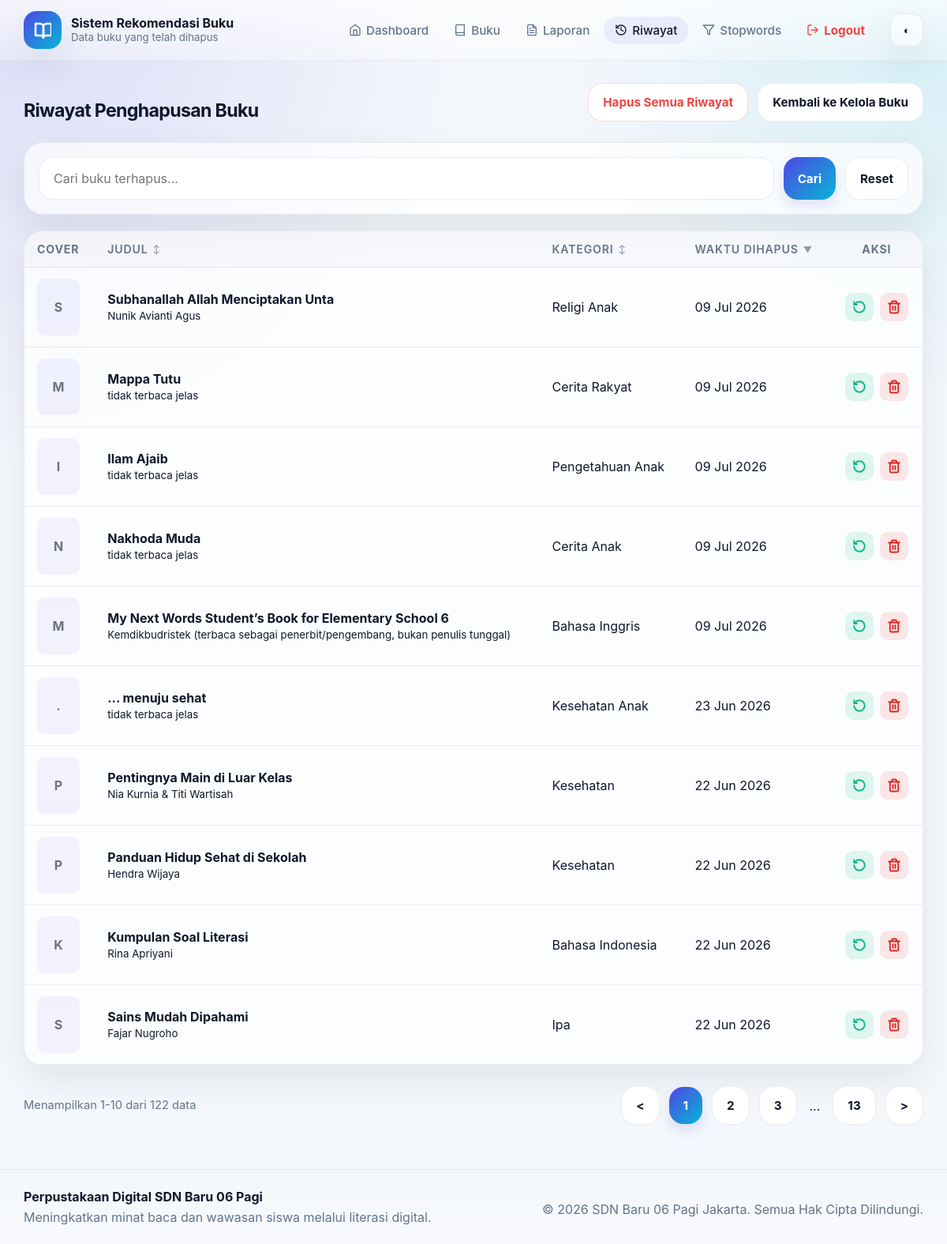
The app's page /admin/book-history.php (signed in) with its own data.
### tables this page shows
CREATE TABLE `books` (
  `id` int(11) NOT NULL,
  `title` varchar(200) NOT NULL,
  `author` varchar(150) NOT NULL,
  `category` varchar(100) NOT NULL,
  `year` int(11) DEFAULT NULL,
  `description` text NOT NULL,
  `keywords` text DEFAULT NULL,
  `cover_image` varchar(255) DEFAULT NULL,
  `deleted_at` timestamp NULL DEFAULT NULL,
  `created_at` timestamp NOT NULL DEFAULT current_timestamp(),
  `updated_at` timestamp NULL DEFAULT NULL ON UPDATE current_timestamp()
);

### admin/book-history.php (the view, shortened to what this page needs)
<?php
require_once __DIR__ . '/../includes/functions.php';
$conn = db();
function clean_sort_key(string $key, array $allowed, string $default): string
{
    return array_key_exists($key, $allowed) ? $key : $default;
}
function clean_sort_order(string $order): string
{
    $order = strtolower($order);
    return $order === 'asc' ? 'ASC' : 'DESC';
}
function build_query_string(array $params): string
{
    return http_build_query($params);
}
$search = trim($_GET['search'] ?? '');
$allowedSort = [
    'title' => 'title',
    'author' => 'author',
    'category' => 'category',
    'year' => 'year',
    'deleted_at' => 'deleted_at',
];
$sort = clean_sort_key((string) ($_GET['sort'] ?? 'deleted_at'), $allowedSort, 'deleted_at');
$order = clean_sort_order((string) ($_GET['order'] ?? 'desc'));
$sortColumn = $allowedSort[$sort];
$page = max(1, (int) ($_GET['page'] ?? 1));
$perPage = 10;
$offset = ($page - 1) * $perPage;
$whereSql = ' WHERE deleted_at IS NOT NULL';
$countSql = 'SELECT COUNT(*) AS total FROM books';
$listSql = 'SELECT * FROM books';
$countSql .= $whereSql;
$listSql .= $whereSql . " ORDER BY {$sortColumn} {$order} LIMIT {$perPage} OFFSET {$offset}";
$totalBooks = 0;
$countResult = $conn->query($countSql);
if ($countResult) {
    $totalBooks = (int) ($countResult->fetch_assoc()['total'] ?? 0);
}
$result = $conn->query($listSql);
$books = [];
if ($result) {
    while ($row = $result->fetch_assoc()) {
        $books[] = $row;
    }
}
$totalPages = max(1, (int) ceil($totalBooks / $perPage));
function sort_link(
    string $label,
    string $key,
    string $currentSort,
    string $currentOrder,
    array $baseParams
): string {
    $isActive = $currentSort === $key;
    $nextOrder = (
        $isActive && strtoupper($currentOrder) === 'ASC'
    ) ? 'desc' : 'asc';
    $baseParams['sort'] = $key;
    $baseParams['order'] = $nextOrder;
    $baseParams['page'] = 1;
    $icon = '↕';
    if ($isActive) {
        $icon = strtoupper($currentOrder) === 'ASC'
            ? '▲'
            : '▼';
    }
    $url = 'book-history.php?' . build_query_string($baseParams);
    return '
        <a
            href="' . e($url) . '"
            style="
                display:flex;
                align-items:center;
                gap:6px;
                text-decoration:none;
                color:inherit;
                font-weight:600;
            "
        >
            <span>' . e($label) . '</span>
            <span style="font-size:11px;opacity:.7;">' . $icon . '</span>
        </a>
    ';
}
$baseParams = [];
?>
<section class="container">
    <div class="section-head">
        <div>
            <h2>Riwayat Penghapusan Buku</h2>
        </div>
        <div class="form-actions">
            <?php if ($totalBooks > 0): ?>
            <button class="btn btn-soft" style="color: #ef4444; border-color: rgba(239, 68, 68, 0.2);" onclick="document.getElementById('deleteAllModal').classList.remove('hidden')">Hapus Semua Riwayat</button>
            <?php endif; ?>
            <a class="btn btn-soft" href="books.php">Kembali ke Kelola Buku</a>
        </div>
    </div>
    <div class="section">
        <form method="get" class="search-panel" style="margin-bottom: 20px;">
            <div class="search-row">
                <input
                    class="search-input"
                    type="text"
                    name="search"
                    value="<?= e($search); ?>"
                    placeholder="Cari buku terhapus..."
                >
                <button class="btn btn-primary" type="submit">Cari</button>
                <a class="btn btn-soft" href="book-history.php">Reset</a>
            </div>
        </form>
    </div>
    <div class="table-wrap">
        <table>
            <thead>
                <tr>
                    <th>Cover</th>
                    <th><?= sort_link('Judul', 'title', $sort, $order, $baseParams); ?></th>
                    <th><?= sort_link('Kategori', 'category', $sort, $order, $baseParams); ?></th>
                    <th><?= sort_link('Waktu Dihapus', 'deleted_at', $sort, $order, $baseParams); ?></th>
                    <th style="text-align: center;">Aksi</th>
                </tr>
            </thead>
            <tbody>
            <?php if (!$books): ?>
                <tr>
                    <td colspan="5">Belum ada data buku yang dihapus.</td>
                </tr>
            <?php else: ?>
                <?php foreach ($books as $book): ?>
                    <tr>
                        <td>
                            <?php if (!empty($book['cover_image'])): ?>
                                <img
                                    src="<?= e('../' . ltrim((string) $book['cover_image'], '/')); ?>"
                                    alt="<?= e($book['title']); ?>"
                                    style="width:54px;height:72px;object-fit:cover;border-radius:10px;opacity:0.6;"
                                >
                            <?php else: ?>
                                <div style="width:54px;height:72px;border-radius:10px;background:rgba(99,102,241,.12);display:flex;align-items:center;justify-content:center;font-weight:700;opacity:0.6;">
                                    <?= e(mb_strtoupper(mb_substr((string) $book['title'], 0, 1))); ?>
                                </div>
                            <?php endif; ?>
                        </td>
                        <td><strong><?= e($book['title']); ?></strong><br><small><?= e($book['author']); ?></small></td>
                        <td><?= e($book['category']); ?></td>
                        <td><?= format_date_id($book['deleted_at']); ?></td>
                        <td style="text-align: center;">
                            <div class="form-actions" style="justify-content: center; gap: 8px;">
                                <a class="btn-icon btn-restore" href="javascript:void(0);" onclick="confirmRestore(<?= (int) $book['id']; ?>)" title="Restore">
                                    <svg xmlns="http://www.w3.org/2000/svg" width="18" height="18" viewBox="0 0 24 24" fill="none" stroke="currentColor" stroke-width="2.5" stroke-linecap="round" stroke-linejoin="round"><path d="M3 12a9 9 0 1 0 9-9 9.75 9.75 0 0 0-6.74 2.74L3 8"/><path d="M3 3v5h5"/></svg>
                                </a>
                                <a class="btn-icon btn-delete" href="javascript:void(0);" onclick="confirmForceDelete(<?= (int) $book['id']; ?>)" title="Hapus Permanen">
                                </a>
                            </div>
                        </td>
                    </tr>
                <?php endforeach; ?>
            <?php endif; ?>
            </tbody>
        </table>
    </div>
    <div class="section" style="display:flex;align-items:center;justify-content:space-between;gap:12px;flex-wrap:wrap;">
        <div class="helper">
            Menampilkan <?= $totalBooks ? ($offset + 1) : 0; ?>-<?= min($offset + $perPage, $totalBooks); ?> dari <?= $totalBooks; ?> data
        </div>
        <div class="form-actions" style="flex-wrap:wrap; align-items:center;">
    <?php
    $prevParams = $baseParams;
    $prevParams['sort'] = $sort;
    $prevParams['order'] = strtolower($order);
    $prevParams['page'] = max(1, $page - 1);
    $nextParams = $baseParams;
    $nextParams['sort'] = $sort;
    $nextParams['order'] = strtolower($order);
    $nextParams['page'] = min($totalPages, $page + 1);
    $window = 2;
    ?>
    <a
        class="btn btn-soft <?= $page <= 1 ? 'disabled' : ''; ?>"
        href="book-history.php?<?= e(build_query_string($prevParams)); ?>"
    >
        &lt;
    </a>
    <?php for ($i = 1; $i <= $totalPages; $i++): ?>
        <?php if (
            $i == 1 ||
            $i == $totalPages ||
            ($i >= $page - $window && $i <= $page + $window)
        ): ?>
            <?php
            $params = $baseParams;
            $params['sort'] = $sort;
            $params['order'] = strtolower($order);
            $params['page'] = $i;
            $active = $i === $page;
            ?>
            <a
                class="btn <?= $active ? 'btn-primary' : 'btn-soft'; ?>"
                href="book-history.php?<?= e(build_query_string($params)); ?>"
            >
                <?= $i; ?>
            </a>
        <?php elseif (
            $i == $page - $window - 1 ||
            $i == $page + $window + 1
        ): ?>
            <span style="padding:0 4px;">...</span>
        <?php endif; ?>
    <?php endfor; ?>
    <a
        class="btn btn-soft <?= $page >= $totalPages ? 'disabled' : ''; ?>"
        href="book-history.php?<?= e(build_query_string($nextParams)); ?>"
    >
        &gt;
    </a>
</div>
</section>

### assets/css/style.css (style rules this page uses)
:root { --bg: #f4f7fb; --bg-2: #ffffff; --text: #0f172a; --muted: #64748b; --primary: #4f46e5; --primary-2: #06b6d4; --border: rgba(148, 163, 184, 0.2); --shadow: 0 18px 45px rgba(15, 23, 42, 0.08); --shadow-strong: 0 24px 60px rgba(15, 23, 42, 0.14); --card: rgba(255, 255, 255, 0.75); --glass: rgba(255, 255, 255, 0.55); --chip: rgba(79, 70, 229, 0.08); }
* { box-sizing: border-box; }
html { scroll-behavior: smooth; }
body { margin: 0; font-family: Inter, system-ui, -apple-system, BlinkMacSystemFont, "Segoe UI", sans-serif; background: radial-gradient(circle at top left, rgba(79, 70, 229, 0.15), transparent 30%), radial-gradient(circle at top right, rgba(6, 182, 212, 0.14), transparent 25%), var(--bg); color: var(--text); min-height: 100vh; display: flex; flex-direction: column; }
a { color: inherit; text-decoration: none; }
.container { width: 95%; max-width: 1800px; margin: 0 auto; }
.search-panel { margin-top: 12px; padding: 18px; border-radius: 24px; background: rgba(255, 255, 255, 0.68); border: 1px solid var(--border); box-shadow: var(--shadow); }
.search-row { display: flex; gap: 12px; }
.search-input { flex: 1; border: 1px solid var(--border); border-radius: 18px; padding: 16px 18px; background: var(--bg-2); color: var(--text); font: inherit; outline: none; box-shadow: inset 0 1px 0 rgba(255,255,255,0.02); }
.btn { border: 0; border-radius: 18px; padding: 14px 18px; font-family: inherit; font-size: 0.95rem; font-weight: 700; cursor: pointer; transition: transform 180ms ease, box-shadow 180ms ease, opacity 180ms ease; display: inline-flex; align-items: center; justify-content: center; gap: 8px; }
.btn-primary { color: white; background: linear-gradient(135deg, var(--primary), var(--primary-2)); box-shadow: 0 8px 16px rgba(79, 70, 229, 0.15); }
.btn-soft { color: var(--text); background: var(--bg-2); border: 1px solid var(--border); }
.section { margin-top: 26px; }
.section-head { display: flex; align-items: end; justify-content: space-between; gap: 12px; margin-bottom: 16px; }
.section-head h2, .section-head h3 { margin: 0; font-size: 1.45rem; letter-spacing: -0.03em; }
.table-wrap { overflow: auto; border-radius: 24px; border: 1px solid var(--border); background: var(--card); box-shadow: var(--shadow); }
table { width: 100%; border-collapse: collapse; min-width: 860px; }
th, td { padding: 14px 16px; text-align: left; border-bottom: 1px solid var(--border); vertical-align: middle; }
th { color: var(--muted); font-size: 0.88rem; text-transform: uppercase; letter-spacing: 0.06em; background: rgba(148,163,184,0.05); }
.form-actions { display: flex; gap: 12px; flex-wrap: wrap; }
.helper { color: var(--muted); font-size: 0.92rem; line-height: 1.6; }
.btn-icon { display: inline-flex; align-items: center; justify-content: center; width: 36px; height: 36px; border-radius: 10px; transition: 200ms ease; flex-shrink: 0; }
.btn-delete { background: rgba(239, 68, 68, 0.12); color: #dc2626; }
.btn-restore { background: rgba(16, 185, 129, 0.12); color: #10b981; }

### records on screen
books: title "S", title "Subhanallah Allah Menciptakan Unta", author "Nunik Avianti Agus", category "Religi Anak", deleted_at "09 Jul 2026"
books: title "M", title "Mappa Tutu", author "tidak terbaca jelas", category "Cerita Rakyat", deleted_at "09 Jul 2026"
books: title "I", title "Ilam Ajaib", author "tidak terbaca jelas", category "Pengetahuan Anak", deleted_at "09 Jul 2026"
books: title "N", title "Nakhoda Muda", author "tidak terbaca jelas", category "Cerita Anak", deleted_at "09 Jul 2026"
books: title "M", title "My Next Words Student’s Book for Elementary School 6", author "Kemdikbudristek (terbaca sebagai penerbit/pengembang, bukan penulis tunggal)", category "Bahasa Inggris", deleted_at "09 Jul 2026"
books: title ".", title "... menuju sehat", author "tidak terbaca jelas", category "Kesehatan Anak", deleted_at "23 Jun 2026"
books: title "P", title "Pentingnya Main di Luar Kelas", author "Nia Kurnia & Titi Wartisah", category "Kesehatan", deleted_at "22 Jun 2026"
books: title "P", title "Panduan Hidup Sehat di Sekolah", author "Hendra Wijaya", category "Kesehatan", deleted_at "22 Jun 2026"
books: title "K", title "Kumpulan Soal Literasi", author "Rina Apriyani", category "Bahasa Indonesia", deleted_at "22 Jun 2026"
books: title "S", title "Sains Mudah Dipahami", author "Fajar Nugroho", category "Ipa", deleted_at "22 Jun 2026"

### other values on screen
APP_NAME "Sistem Rekomendasi Buku"
$subtitle "Data buku yang telah dihapus"
$item['label'] "Dashboard"
$item['label'] "Buku"
$item['label'] "Laporan"
$item['label'] "Riwayat"
$item['label'] "Stopwords"
$item['label'] "Logout"
$label "JUDUL KATEGORI WAKTU DIHAPUS"
$icon "↕ ↕ ▼"
$offset + 1 "1"
min($offset + $perPage, $totalBooks) "10"
$totalBooks "122"
